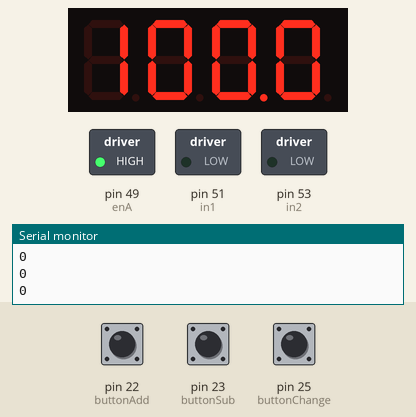
Recording of a sketch running on a simulated Arduino Mega 2560, built with avr-gcc and run on an emulated ATmega2560. On the bench: 4-digit seven-segment display, switched loads named in the sketch (green lamp = pin HIGH), the last lines printed to the serial monitor. Wiring (inferred from the names in the program): 4-digit 7-segment display, segments lit when HIGH: segments pin 6, pin 2, pin 10, pin 12, pin 13, pin 5, pin 9, pin 11; digit selects pin 7, pin 4, pin 3, pin 8. Inputs (shaded band) come from the test bench; at power-on: pin 23 (buttonSub) LOW, pin 25 (buttonChange) LOW, pin 22 (buttonAdd) LOW. The segment pins are drawn as the display they are named for; pins used as bus, display or sensor lines are not drawn.

Above: at 1.2 s.
1.3 s: pin 23 (buttonSub) pulled HIGH for 0.15 s
At 2.5 s:
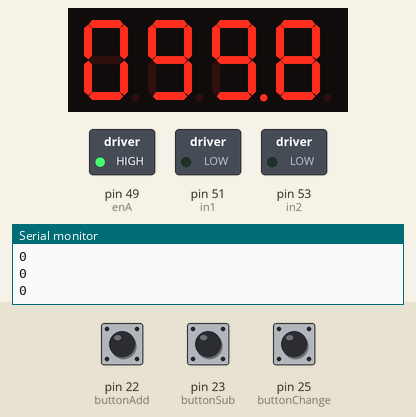
2.9 s: pin 25 (buttonChange) pulled HIGH for 0.15 s
At 3.5 s:
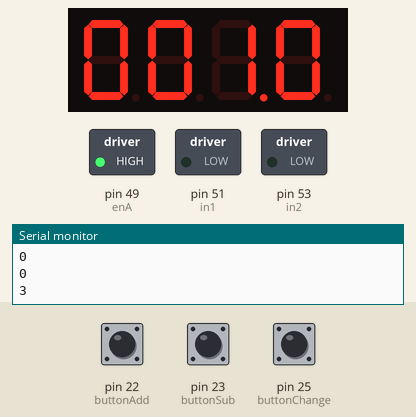
5.6 s: pin 22 (buttonAdd) pulled HIGH for 0.15 s
At 6.8 s:
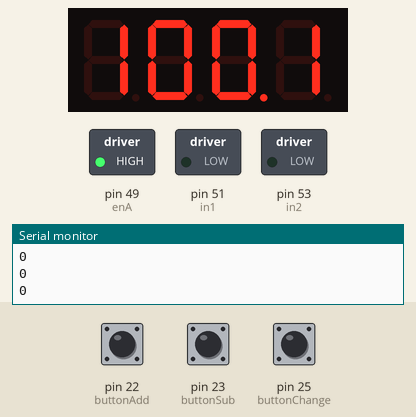
7.2 s: pin 25 (buttonChange) pulled HIGH for 1 s
At 8.0 s:
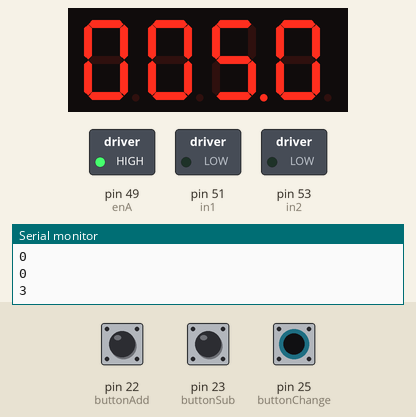
9.9 s: pin 23 (buttonSub) pulled HIGH for 1 s
At 10.5 s:
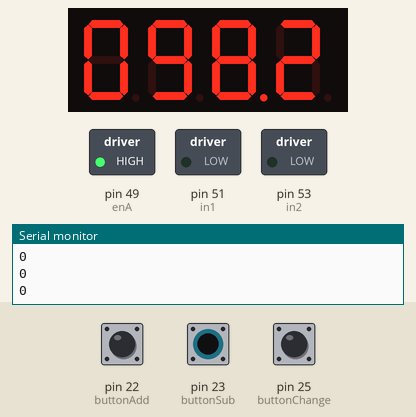
Timing chart, 0 to 12.9 s (numbered marks = the images above; inputs shaded):
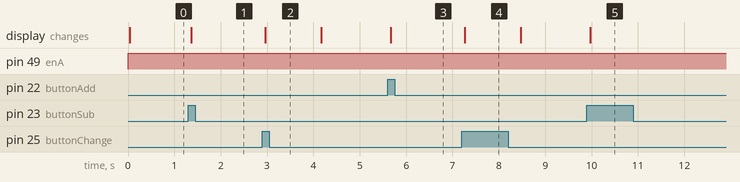

Measured:
- after the input at 1.3 s, the display: changes after 0.07 s (image 1)
- after the input at 2.9 s, the display: changes after 0.06 s (image 2)
- after the input at 5.6 s, the display: changes after 0.06 s (image 3)
- after the input at 7.2 s, the display: changes after 0.06 s (image 4)
- after the input at 9.9 s, the display: changes after 0.07 s (image 5)

The sketch:

integrazione7segment.ino
```cpp
#define DIGIT_ON  LOW
#define DIGIT_OFF  HIGH


// Setup ponte H
int enA = 49;
int in1 = 51;
int in2 = 53;


// Setup Bottoni
#define buttonAdd 22
#define buttonSub 23
#define buttonChange 25

// Setup variabili potenza motori
const float maxPower = 255.0;
float motorPower = 255.0;
float percentage = 100.0;
float changeRate = 0.5;


// Setup 7segment
int segE = 13;  // Primo PIN
int segD = 12;  // Secondo PIN
int segDP = 11; // Terzo PIN
int segC = 10;  // Quarto PIN
int segG = 9;   // Quinto PIN
int digit4 = 8; // Sesto PIN - PWM che Accende il quarto digit


int digit1 = 7; // Dodicesimo PIN - PWM che Accende il primo digit
int segA =  6;  // Undicesimo PIN
int segF = 5;   // Decimo PIN
int digit2 = 4; // Nono PIN - PWM che Accende il secondo digit
int digit3 = 3; // Ottavo PIN - PWM che Accende il terzo digit
int segB = 2;   // Settimo PIN

int oldButton = 0;

void setup() {
  pinMode(buttonAdd, INPUT);
  pinMode(buttonSub, INPUT);
  pinMode(buttonChange, INPUT);
  pinMode(segA, OUTPUT);
  pinMode(segB, OUTPUT);
  pinMode(segC, OUTPUT);
  pinMode(segD, OUTPUT);
  pinMode(segE, OUTPUT);
  pinMode(segF, OUTPUT);
  pinMode(segG, OUTPUT);
  pinMode(segDP, OUTPUT);
  // Pin relativi all'elemento
  pinMode(digit1, OUTPUT);
  pinMode(digit2, OUTPUT);
  pinMode(digit3, OUTPUT);
  pinMode(digit4, OUTPUT);
  // Spengo tutti gli elementi
  digitalWrite(digit1, DIGIT_OFF);
  digitalWrite(digit2, DIGIT_OFF);
  digitalWrite(digit3, DIGIT_OFF);
  digitalWrite(digit4, DIGIT_OFF);

  // Setup pin ponte H
  pinMode(enA, OUTPUT);
  pinMode(in1, OUTPUT);
  pinMode(in2, OUTPUT);

  Serial.begin(9600);
}

void loop() {
  analogWrite(enA, motorPower);
  int pressedButton = getKey();


  if (pressedButton != 0)
  {
    if (pressedButton == oldButton)
    {
      oldButton = pressedButton;
      pressedButton = 0;
    }
    else
    {
      oldButton = pressedButton;
    }
  }
  else
  {
    oldButton = 0;
  }

  Serial.println(pressedButton);


  pressedKey(pressedButton, motorPower, percentage);

  if (pressedButton == 3)
  {
    for (int i = 0; i < 80; i++)
    {
      if (changeRate != 0.5)
      {
        displayNumber(changeRate * 10);
      }
      else
      {
        displayNumber(5);
      }
    }
  }

  displayNumber(percentage * 10);
}


int getKey(){
  if (digitalRead(buttonAdd) == HIGH)
  {
    //Serial.println("bottone premuto 1");
    return 1;
  }
  else if (digitalRead(buttonSub) == HIGH)
  {
    //Serial.println("bottone premuto 2");
    return 2;
  }
  else if (digitalRead(buttonChange) == HIGH)
  {
    //Serial.println("bottone premuto 3");
    return 3;
  }
  else
  {
    return 0;
  }
}


void displayNumber(int toDisplay)
{
#define DISPLAY_BRIGHTNESS  20000
#define SPEGNI 10

  // Ogni elemento rimane accesso per 20 millisecondi dopo di che viene spento
  for (int digit = 4 ; digit > 0 ; digit--)
  {
      if (digit==4)
          digitalWrite(digit4, DIGIT_ON);
      else if (digit==3)
          digitalWrite(digit3, DIGIT_ON);
      else if (digit==2)
          digitalWrite(digit2, DIGIT_ON);
      else if (digit==1)
          digitalWrite(digit1, DIGIT_ON);


      if (digit == 3)
        digitalWrite(segDP, HIGH);
      // Mostra il resto della divisione per 10 sull'elemento posto ad ON
      MostraSingoloNumero(toDisplay % 10);

      // Lascia l'elemento ON per una breve frazione di secondo
      delayMicroseconds(DISPLAY_BRIGHTNESS);
      // Spegne tutti i segmenti del display selezionato
      MostraSingoloNumero(SPEGNI);

      toDisplay /= 10; // Aggiorna il numero dividendolo per 10 (divisione intera)

      // Disattivo tutti i digit
      digitalWrite(digit1, DIGIT_OFF);
      digitalWrite(digit2, DIGIT_OFF);
      digitalWrite(digit3, DIGIT_OFF);
      digitalWrite(digit4, DIGIT_OFF);
  }
}


void MostraSingoloNumero(int n)
{
  #define SEGMENT_ON  HIGH
  #define SEGMENT_OFF LOW

  switch (n)
  {

    case 0:
        digitalWrite(segA, SEGMENT_ON);
        digitalWrite(segB, SEGMENT_ON);
        digitalWrite(segC, SEGMENT_ON);
        digitalWrite(segD, SEGMENT_ON);
        digitalWrite(segE, SEGMENT_ON);
        digitalWrite(segF, SEGMENT_ON);
        digitalWrite(segG, SEGMENT_OFF);
        break;

    case 1:
        digitalWrite(segA, SEGMENT_OFF);
        digitalWrite(segB, SEGMENT_ON);
        digitalWrite(segC, SEGMENT_ON);
        digitalWrite(segD, SEGMENT_OFF);
        digitalWrite(segE, SEGMENT_OFF);
        digitalWrite(segF, SEGMENT_OFF);
        digitalWrite(segG, SEGMENT_OFF);
        break;

    case 2:
        digitalWrite(segA, SEGMENT_ON);
        digitalWrite(segB, SEGMENT_ON);
        digitalWrite(segC, SEGMENT_OFF);
        digitalWrite(segD, SEGMENT_ON);
        digitalWrite(segE, SEGMENT_ON);
        digitalWrite(segF, SEGMENT_OFF);
        digitalWrite(segG, SEGMENT_ON);
        break;

    case 3:
        digitalWrite(segA, SEGMENT_ON);
        digitalWrite(segB, SEGMENT_ON);
        digitalWrite(segC, SEGMENT_ON);
        digitalWrite(segD, SEGMENT_ON);
        digitalWrite(segE, SEGMENT_OFF);
        digitalWrite(segF, SEGMENT_OFF);
        digitalWrite(segG, SEGMENT_ON);
        break;

    case 4:
        digitalWrite(segA, SEGMENT_OFF);
        digitalWrite(segB, SEGMENT_ON);
        digitalWrite(segC, SEGMENT_ON);
        digitalWrite(segD, SEGMENT_OFF);
        digitalWrite(segE, SEGMENT_OFF);
        digitalWrite(segF, SEGMENT_ON);
        digitalWrite(segG, SEGMENT_ON);
        break;

    case 5:
        digitalWrite(segA, SEGMENT_ON);
        digitalWrite(segB, SEGMENT_OFF);
        digitalWrite(segC, SEGMENT_ON);
        digitalWrite(segD, SEGMENT_ON);
        digitalWrite(segE, SEGMENT_OFF);
        digitalWrite(segF, SEGMENT_ON);
        digitalWrite(segG, SEGMENT_ON);
        break;

    case 6:
        digitalWrite(segA, SEGMENT_ON);
        digitalWrite(segB, SEGMENT_OFF);
        digitalWrite(segC, SEGMENT_ON);
        digitalWrite(segD, SEGMENT_ON);
        digitalWrite(segE, SEGMENT_ON);
        digitalWrite(segF, SEGMENT_ON);
        digitalWrite(segG, SEGMENT_ON);
        break;

    case 7:
        digitalWrite(segA, SEGMENT_ON);
        digitalWrite(segB, SEGMENT_ON);
        digitalWrite(segC, SEGMENT_ON);
        digitalWrite(segD, SEGMENT_OFF);
        digitalWrite(segE, SEGMENT_OFF);
        digitalWrite(segF, SEGMENT_OFF);
        digitalWrite(segG, SEGMENT_OFF);
        break;

    case 8:
        digitalWrite(segA, SEGMENT_ON);
        digitalWrite(segB, SEGMENT_ON);
        digitalWrite(segC, SEGMENT_ON);
        digitalWrite(segD, SEGMENT_ON);
        digitalWrite(segE, SEGMENT_ON);
        digitalWrite(segF, SEGMENT_ON);
        digitalWrite(segG, SEGMENT_ON);
        break;

    case 9:
        digitalWrite(segA, SEGMENT_ON);
        digitalWrite(segB, SEGMENT_ON);
        digitalWrite(segC, SEGMENT_ON);
        digitalWrite(segD, SEGMENT_ON);
        digitalWrite(segE, SEGMENT_OFF);
        digitalWrite(segF, SEGMENT_ON);
        digitalWrite(segG, SEGMENT_ON);
        break;

    case 10: // Tutto spento
        digitalWrite(segA, SEGMENT_OFF);
        digitalWrite(segB, SEGMENT_OFF);
        digitalWrite(segC, SEGMENT_OFF);
        digitalWrite(segD, SEGMENT_OFF);
        digitalWrite(segE, SEGMENT_OFF);
        digitalWrite(segF, SEGMENT_OFF);
        digitalWrite(segG, SEGMENT_OFF);
        digitalWrite(segDP, SEGMENT_OFF);
        break;
    }
}

void pressedKey(int key, float & motorPower, float & percentage){
  if (key == 2)
  {
    if (motorPower > 0.5)
    {
      motorPower = motorPower - changeRate;
      percentage = motorPower / 2.55;
    }
  }
  else if (key == 1)
  {
    if (motorPower < 255.0)
    {
      motorPower = motorPower + changeRate;
      percentage = motorPower / 2.55;
    }
  }
  else if (key == 3)
  {
    if (changeRate == 0.5)
    {
      changeRate = 1.0;

    }
    else if (changeRate == 1.0)
    {
      changeRate = 5.0;
    }
    else if (changeRate == 5.0)
    {
      changeRate = 0.5;
    }
  }
}
```
